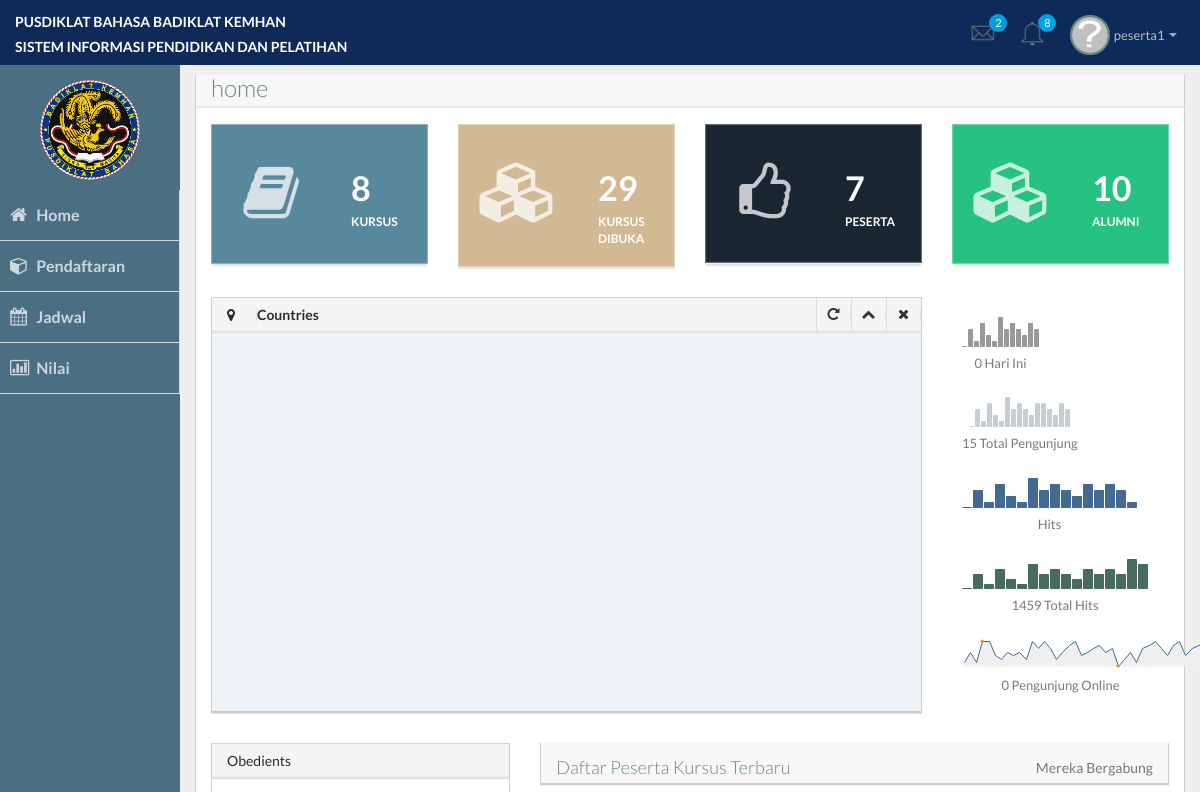
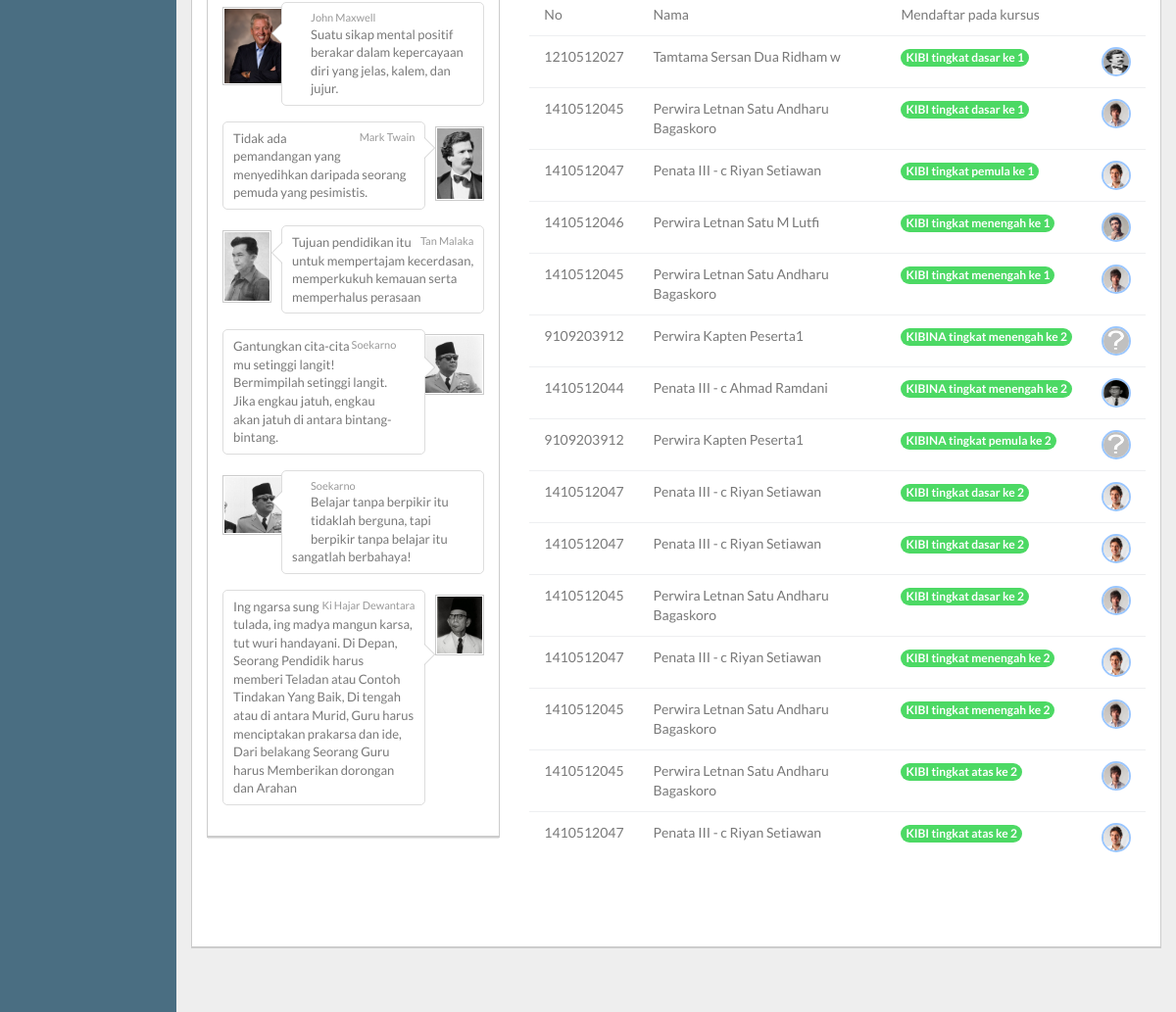
The page /index.php?mnu=home (signed in) on the database its author committed (2 pictures, top to bottom).
### tables this page shows
CREATE TABLE `tb_pendaftaran` (
  `kd_pendaftaran` varchar(10) NOT NULL,
  `kd_periode` varchar(10) NOT NULL,
  `kd_kursus` varchar(6) NOT NULL,
  `kd_kursus_dibuka` varchar(10) NOT NULL,
  `nrp` varchar(18) NOT NULL,
  `golongan` varchar(9) NOT NULL,
  `no_sprint` varchar(18) NOT NULL,
  `no_surat` varchar(18) NOT NULL,
  `surat` varchar(17) NOT NULL,
  `tanggal_surat` date NOT NULL,
  `gambar` text NOT NULL,
  `tanggal_daftar` date NOT NULL,
  `status` varchar(14) NOT NULL
);

CREATE TABLE `tb_peserta` (
  `nrp` varchar(18) NOT NULL,
  `nama` varchar(30) NOT NULL,
  `pangkat` varchar(20) NOT NULL,
  `korps` varchar(20) NOT NULL,
  `golongan` varchar(9) NOT NULL,
  `tempat_lahir` varchar(20) NOT NULL,
  `tanggal_lahir` varchar(15) NOT NULL,
  `agama` varchar(7) NOT NULL,
  `jabatan` varchar(25) NOT NULL,
  `kesatuan` varchar(20) NOT NULL,
  `alamat_kantor` text NOT NULL,
  `telepon_kantor` varchar(15) NOT NULL,
  `kota_kabupaten` varchar(20) NOT NULL,
  `provinsi` varchar(20) NOT NULL,
  `jenis_kelamin` varchar(10) NOT NULL,
  `nama_pasangan` varchar(30) NOT NULL,
  `alamat_rumah` text NOT NULL,
  `telepon` varchar(15) NOT NULL,
  `pendidikan_umum` varchar(20) NOT NULL,
  `fakultas` varchar(20) NOT NULL,
  `jurusan` varchar(25) NOT NULL,
  `nama_sekolah` varchar(20) NOT NULL,
  `pendidikan_militer` varchar(30) NOT NULL,
  `password` varchar(25) NOT NULL,
  `username` varchar(25) NOT NULL,
  `gambar` text NOT NULL,
  `status` varchar(11) NOT NULL
);

CREATE TABLE `tb_kursus_dibuka` (
  `kd_kursus_dibuka` varchar(10) NOT NULL,
  `kd_kursus` varchar(6) NOT NULL,
  `kd_periode` varchar(10) NOT NULL,
  `nama_subkursus` varchar(50) NOT NULL,
  `gelombang` varchar(1) NOT NULL,
  `tingkat` varchar(12) NOT NULL,
  `sifat` varchar(12) NOT NULL,
  `bulan` varchar(2) NOT NULL,
  `jampel` varchar(3) NOT NULL,
  `siswa` varchar(3) NOT NULL,
  `kelas` varchar(1) NOT NULL,
  `ujian_masuk` date NOT NULL,
  `buka` date NOT NULL,
  `ujian_tengah` date NOT NULL,
  `ujian_akhir` date NOT NULL,
  `tutup` date NOT NULL,
  `keterangan` text NOT NULL
);

### index.php (the view, shortened to what the rows shown need)
<?php
require_once"konmysqli.php";
$mnu=$_GET["mnu"];
?><!DOCTYPE html>
<html lang="en">
  <head>
    <link href="css/bootstrap.min.css" rel="stylesheet">
    <link href="css/bootstrap-theme.css" rel="stylesheet">
    <link href="css/elegant-icons-style.css" rel="stylesheet" />
    <link href="css/font-awesome.min.css" rel="stylesheet" />
    <link href="css/style.css" rel="stylesheet">
    <link href="css/style-responsive.css" rel="stylesheet" />
  </head>
  <body>
  <section id="container" class="">
      <section id="main-content">
        <section class="wrapper">
            <div class="row">
              <div class="col-lg-12">
                  <section class="panel">
                      <div class="panel-body">
                                     <?php
if($mnu=="admin"){require_once"admin/admin.php";}
else if($mnu=="kadmin"){require_once"admin/kadmin.php";}
else if($mnu=="upeserta"){require_once"peserta/upeserta.php";}
else if($mnu=="kprofil"){require_once"admin/kprofil.php";}
else if($mnu=="kprofil2"){require_once"admin/kprofil2.php";}
else if($mnu=="peserta"){require_once"peserta/peserta.php";}
else if($mnu=="kursus"){require_once"kursus/kursus.php";}
else if($mnu=="kursusdibuka"){require_once"kursusdibuka/kursusdibuka.php";}
else if($mnu=="jadwal"){require_once"jadwal/jadwal.php";}
else if($mnu=="pjadwal"){require_once"jadwal/pjadwal.php";}
else if($mnu=="pnilai"){require_once"nilai/pnilai.php";}
else if($mnu=="pendaftaran"){require_once"pendaftaran/pendaftaran.php";}
else if($mnu=="periode"){require_once"periode/periode.php";}
else if($mnu=="nilai"){require_once"nilai/nilai.php";}
else if($mnu=="nilai_detail"){require_once"nilaidetail/nilaidetail.php";}
else if($mnu=="sertifikat"){require_once"sertifikat/sertifikat.php";}
else if($mnu=="kpeserta"){require_once"peserta/kpeserta.php";}
else if($mnu=="kkursus"){require_once"kursus/kkursus.php";}
else if($mnu=="kkursusdibuka"){require_once"kursusdibuka/kkursusdibuka.php";}
else if($mnu=="kjadwal"){require_once"jadwal/kjadwal.php";}
else if($mnu=="kpendaftaran"){require_once"pendaftaran/kpendaftaran.php";}
else if($mnu=="kperiode"){require_once"periode/kperiode.php";}
else if($mnu=="knilai"){require_once"nilai/knilai.php";}
else if($mnu=="knilai_detail"){require_once"nilaidetail/knilaidetail.php";}
else if($mnu=="ksertifikat"){require_once"sertifikat/ksertifikat.php";}
else if($mnu=="pendaftaranPeserta"){require_once"pendaftaran/ppendaftaran.php";}
else if($mnu=="alumni"){require_once"sertifikat/alumni.php";}
else if($mnu=="alumni"){require_once"sertifikat/alumni.php";}
else if($mnu=="laporan"){require_once"laporan.php";}
else if($mnu=="login"){require_once"login.php";}
else if($mnu=="signup"){require_once"signup.php";}
else if($mnu=="logout"){require_once"logout.php";}
else {
	if($_SESSION["cstatus"]=="Peserta"){require_once"home2.php";}
	else{
	require_once"home.php";
	}
	}
 ?>
                      </div>
                    </section>
              </div>
            </div>
      </section>
    </section>
</body>
</html>
<?php
function getField($conn,$sql){
	$rs=$conn->query($sql);
	$rs->data_seek(0);
	$d= $rs->fetch_assoc();
	return $d;
}
function getData($conn,$sql){
	$rs=$conn->query($sql);
	$rs->data_seek(0);
	$arr = $rs->fetch_all(MYSQLI_ASSOC);
	return $arr;
}
		function getKursusDibuka($conn,$kode){
$field="nama_subkursus";
$sql="SELECT `$field` FROM `tb_kursus_dibuka` where `kd_kursus_dibuka`='$kode'";
$rs=$conn->query($sql);
	$rs->data_seek(0);
	$row = $rs->fetch_assoc();
    return $row[$field];
	}
?>

### home2.php (shortened to what the rows shown need)
 <div class="row">
		    <div class="col-lg-9 col-md-12">
					<div class="panel panel-default">
						<div class="panel-heading">
							<h2><i class="fa fa-map-marker red"></i><strong>Countries</strong></h2>
						</div>
					</div>
				</div>
</div>
<div class="row">
<div class="col-lg-8">
	<section class="panel">
	<div class="panel-body progress-panel">
	<div class="row">
		<div class="col-lg-8 task-progress pull-left">
				<h1>Daftar Peserta Kursus Terbaru</h1>
		</div>
	</div>
	</div>
	<table class="table table-hover personal-task">
		<tbody>
<?php
  $sql="select * from `$tbpendaftaran`  order by `kd_kursus_dibuka` asc limit 0,15";
	$arr=getData($conn,$sql);
		foreach($arr as $d) {
				$kd_kursus_dibuka= getKursusDibuka($conn,$d["kd_kursus_dibuka"]);
				$nrp=$d["nrp"];
				$sqlx="select nama,pangkat,golongan,gambar from `tb_peserta` where `nrp`='$nrp'";
	$dx=getField($conn,$sqlx);
				$nama=$dx["nama"];
				$pangkat=$dx["pangkat"];
				$golongan=$dx["golongan"];
				$gambar=$dx["gambar"];
echo"<tr>
	<td>$nrp</td>
    <td>$golongan $pangkat $nama</td>
    <td><span class='badge bg-success'>$kd_kursus_dibuka</span></td>
	<td>
	<span class='profile-ava'><img alt='' class='simple' src='ypathfile/$gambar' width='30' height='30'></span>
	</td>
 </tr>";
		}
		?>
                              </tbody>
                          </table>
                      </section>
                  </div>
              </div><br><br>

### rows shown on the page
tb_pendaftaran: nrp "1210512027", tb_peserta.golongan "Tamtama", tb_peserta.pangkat "Sersan Dua", tb_peserta.nama "Ridham w", kd_kursus_dibuka.nama_subkursus "KIBI tingkat dasar ke 1", tb_peserta.gambar (picture)
tb_pendaftaran: nrp "1410512045", tb_peserta.golongan "Perwira", tb_peserta.pangkat "Letnan Satu", tb_peserta.nama "Andharu Bagaskoro", kd_kursus_dibuka.nama_subkursus "KIBI tingkat dasar ke 1", tb_peserta.gambar (picture)
tb_pendaftaran: nrp "1410512047", tb_peserta.golongan "Penata", tb_peserta.pangkat "III - c", tb_peserta.nama "Riyan Setiawan", kd_kursus_dibuka.nama_subkursus "KIBI tingkat pemula ke 1", tb_peserta.gambar (picture)
tb_pendaftaran: nrp "1410512046", tb_peserta.golongan "Perwira", tb_peserta.pangkat "Letnan Satu", tb_peserta.nama "M Lutfi", kd_kursus_dibuka.nama_subkursus "KIBI tingkat menengah ke 1", tb_peserta.gambar (picture)
tb_pendaftaran: nrp "1410512045", tb_peserta.golongan "Perwira", tb_peserta.pangkat "Letnan Satu", tb_peserta.nama "Andharu Bagaskoro", kd_kursus_dibuka.nama_subkursus "KIBI tingkat menengah ke 1", tb_peserta.gambar (picture)
tb_pendaftaran: nrp "9109203912", tb_peserta.golongan "Perwira", tb_peserta.pangkat "Kapten", tb_peserta.nama "Peserta1", kd_kursus_dibuka.nama_subkursus "KIBINA tingkat menengah ke 2", tb_peserta.gambar (placeholder picture)
tb_pendaftaran: nrp "1410512044", tb_peserta.golongan "Penata", tb_peserta.pangkat "III - c", tb_peserta.nama "Ahmad Ramdani", kd_kursus_dibuka.nama_subkursus "KIBINA tingkat menengah ke 2", tb_peserta.gambar (picture)
tb_pendaftaran: nrp "9109203912", tb_peserta.golongan "Perwira", tb_peserta.pangkat "Kapten", tb_peserta.nama "Peserta1", kd_kursus_dibuka.nama_subkursus "KIBINA tingkat pemula ke 2", tb_peserta.gambar (placeholder picture)
tb_pendaftaran: nrp "1410512047", tb_peserta.golongan "Penata", tb_peserta.pangkat "III - c", tb_peserta.nama "Riyan Setiawan", kd_kursus_dibuka.nama_subkursus "KIBI tingkat dasar ke 2", tb_peserta.gambar (picture)
tb_pendaftaran: nrp "1410512047", tb_peserta.golongan "Penata", tb_peserta.pangkat "III - c", tb_peserta.nama "Riyan Setiawan", kd_kursus_dibuka.nama_subkursus "KIBI tingkat dasar ke 2", tb_peserta.gambar (picture)
tb_pendaftaran: nrp "1410512045", tb_peserta.golongan "Perwira", tb_peserta.pangkat "Letnan Satu", tb_peserta.nama "Andharu Bagaskoro", kd_kursus_dibuka.nama_subkursus "KIBI tingkat dasar ke 2", tb_peserta.gambar (picture)
tb_pendaftaran: nrp "1410512047", tb_peserta.golongan "Penata", tb_peserta.pangkat "III - c", tb_peserta.nama "Riyan Setiawan", kd_kursus_dibuka.nama_subkursus "KIBI tingkat menengah ke 2", tb_peserta.gambar (picture)
tb_pendaftaran: nrp "1410512045", tb_peserta.golongan "Perwira", tb_peserta.pangkat "Letnan Satu", tb_peserta.nama "Andharu Bagaskoro", kd_kursus_dibuka.nama_subkursus "KIBI tingkat menengah ke 2", tb_peserta.gambar (picture)
tb_pendaftaran: nrp "1410512045", tb_peserta.golongan "Perwira", tb_peserta.pangkat "Letnan Satu", tb_peserta.nama "Andharu Bagaskoro", kd_kursus_dibuka.nama_subkursus "KIBI tingkat atas ke 2", tb_peserta.gambar (picture)
tb_pendaftaran: nrp "1410512047", tb_peserta.golongan "Penata", tb_peserta.pangkat "III - c", tb_peserta.nama "Riyan Setiawan", kd_kursus_dibuka.nama_subkursus "KIBI tingkat atas ke 2", tb_peserta.gambar (picture)

### other values the page prints
$jum "2"
$jum "8"
$_SESSION["cnama"] "peserta1"
$mnus "home"
$jum "29"
$jum "7"
$jum "10"
$pengunjung "0"
$totalpengunjung "15"
$totalhits "1459"
$pengunjungonline "0"
